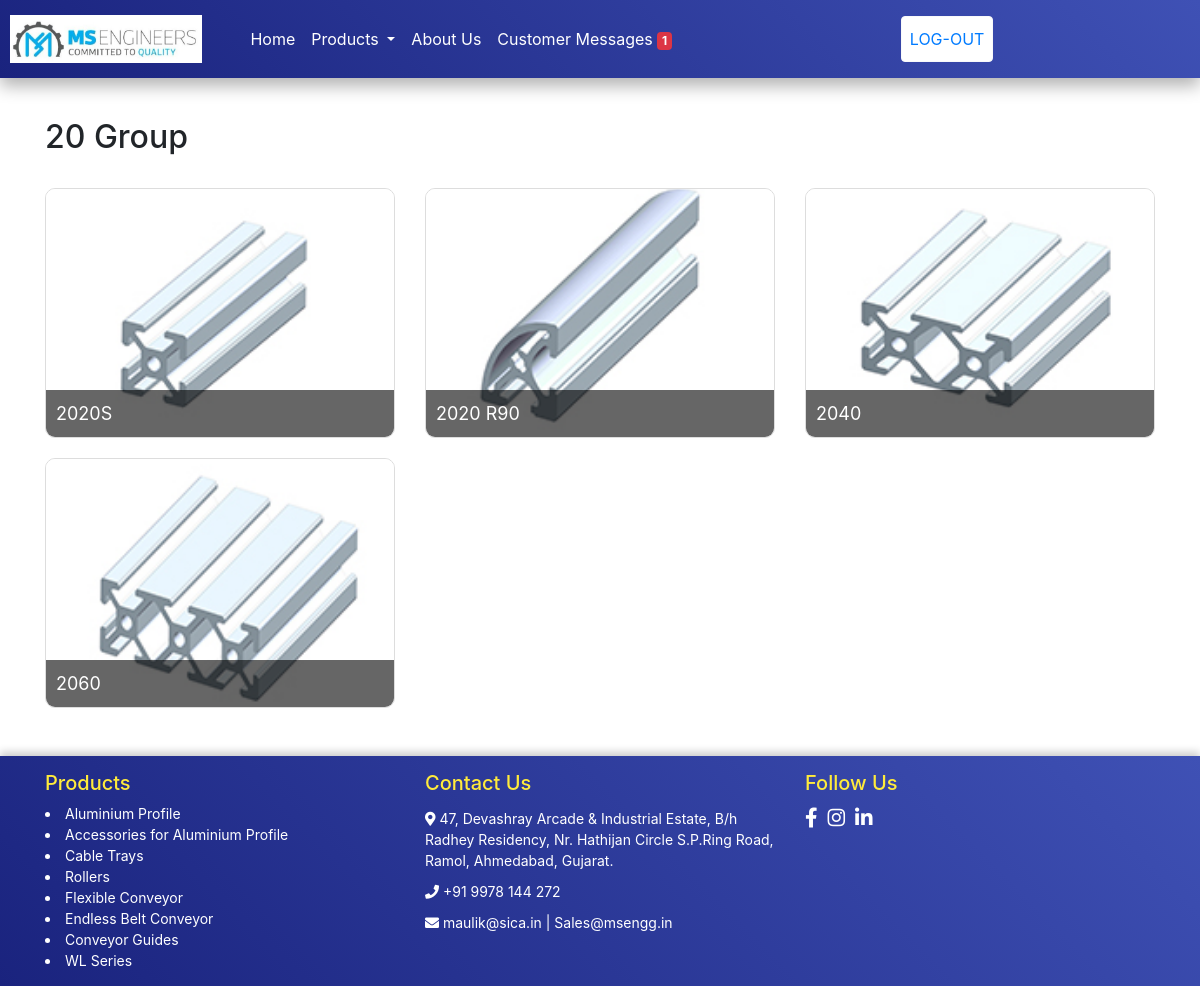
Page /admin_part_click.php?part=20+Group (signed in) on the committed database.
### tables this page shows
CREATE TABLE `pro_master` (
  `Sr.no` int(11) NOT NULL,
  `pro_part` varchar(255) DEFAULT NULL,
  `col_count` int(10) NOT NULL DEFAULT 0,
  `pro_pdf_name` varchar(90) NOT NULL,
  `pro_pdf_img` varchar(255) NOT NULL,
  `pro_pdf_file` varchar(255) NOT NULL
);

CREATE TABLE `pro` (
  `Sr.no` int(225) NOT NULL,
  `product_name` varchar(70) NOT NULL,
  `product_description` text NOT NULL,
  `img` varchar(225) NOT NULL
);

### product_name.php (called while the page is built)
<?php
include('connect.php');
$connectDB = new PDO($dns, $username, $password);
$connectDB->setAttribute(PDO::ATTR_ERRMODE, PDO::ERRMODE_EXCEPTION);
$query = $connectDB->prepare("SELECT * FROM pro");
$query->execute();
$products = $query->fetchAll(PDO::FETCH_ASSOC);
?>

### admin_part_click.php (the view, shortened to what this page needs)
<?php
include('connect.php');
include('product_name.php');
try {
    $connectDB = new PDO($dns, $username, $password);
    $connectDB->setAttribute(PDO::ATTR_ERRMODE, PDO::ERRMODE_EXCEPTION);
} catch (PDOException $e) {
    echo "Connection failed: " . $e->getMessage();
    exit();
}
$pro_part = isset($_GET['part']) ? $_GET['part'] : '';
$stmt = $connectDB->prepare('SELECT * FROM pro_master WHERE pro_part = :pro_part');
$stmt->execute(['pro_part' => $pro_part]);
$parts = $stmt->fetchAll(PDO::FETCH_ASSOC);
$counter = 0;
?>
<!DOCTYPE html>
<html lang="en">
<head>
    <link rel="stylesheet" href="https://cdnjs.cloudflare.com/ajax/libs/font-awesome/5.15.4/css/all.min.css">
    <link rel="stylesheet" href="https://stackpath.bootstrapcdn.com/bootstrap/4.5.2/css/bootstrap.min.css">
</head>
<body>
<?php
include('admin_nav.php');
?>
    <div style="height: 70px;"></div>
    <div class="container mt-4">
        <br>
    <h2><?php echo htmlspecialchars($pro_part); ?></h2>
    <br>
    <div class="row">
        <?php foreach ($parts as $index => $part) {
            $counter++;
            if ($counter % 3 == 1 && $counter > 1) {
                echo '</div><div class="row" style="margin-top: 20px;">';
            }?>
            <div class="col-md-4">
                <?php if($part['col_count'] == 0){ ?>
            <a href="<?php echo htmlspecialchars($part['pro_pdf_file']);?>" class="card-link">
            <?php
                }
                else{
                    ?>
                    <a href="admin_part_click2.php?part2=<?php echo urlencode($part['pro_pdf_file']); ?>" class="card-link">
                    <?php
                }
            ?>
                    <div class="card">
                        <img src="<?php echo htmlspecialchars($part['pro_pdf_img']); ?>" alt="<?php echo htmlspecialchars($part['pro_part']); ?>">
                        <div class="overlay">
                            <p><?php echo htmlspecialchars($part['pro_pdf_name']); ?></p>
                        </div>
                    </div>
                </a>
            </div>
        <?php } ?>
    </div>
</div>
    <br><br>
    <footer class="footer">
        <div class="container">
            <div class="row">
                <div class="col-md-4 col-sm-6">
                    <h5>Products</h5>
                    <?php foreach ($products as $product): ?>
                        <li><a href="admin_product_click.php?product_name=<?= urlencode($product['product_name']) ?>"><?= htmlspecialchars($product['product_name']) ?></a></li>
                    <?php endforeach; ?>
                </div>
                <div class="col-md-4 col-sm-6">
                    <h5>Contact Us</h5>
                    <ul>
                        <li><i class="fas fa-map-marker-alt"></i> 47, Devashray Arcade & Industrial Estate, B/h Radhey Residency, Nr. Hathijan Circle S.P.Ring Road, Ramol, Ahmedabad, Gujarat.</li>
                        <li><i class="fas fa-phone"></i> +91 9978 144 272</li>
                        <li><i class="fas fa-envelope"></i> <a href="mailto:maulik@sica.in">maulik@sica.in </a> |  <a href="Sales@msengg.in">Sales@msengg.in</a></li>
                    </ul>
                </div>
                <div class="col-md-4 col-sm-6">
                    <h5>Follow Us</h5>
                    <div class="social-icons">
                        <a href="https://www.facebook.com/profile.php?id=100064131395346&mibextid=ZbWKwL" title="Facebook"><i class="fab fa-facebook-f"></i></a>
                        <a href="https://www.instagram.com/msen.gg?utm_source=qr&igsh=M2xybTZiazkzNG1q" title="Instagram"><i class="fab fa-instagram"></i></a>
                        <a href="https://www.linkedin.com/in/maulik-shastri-503b431a5?utm_source=share&utm_campaign=share_via&utm_content=profile&utm_medium=android_app" title="LinkedIn"><i class="fab fa-linkedin-in"></i></a>
                    </div>
                </div>
            </div>
        </div>
    </footer>
</body>
</html>

### admin_part_click.php (style rules this page uses)
.card { position: relative; overflow: hidden; border: 1px solid #ddd; border-radius: 10px; transition: transform 0.3s, box-shadow 0.3s; height: 250px; }
.card img { width: 100%; height: 100%; object-fit: cover; transition: transform 0.3s; }
.card .overlay { position: absolute; bottom: 0; left: 0; background: rgba(0, 0, 0, 0.6); padding: 10px; width: 100%; }
.card .overlay p { margin: 0; font-size: 18px; color: white; }
.footer { background: linear-gradient(45deg, #1a237e, #3f51b5); color: white; padding: 15px; text-align: left; font-size: 14px; line-height: 1.5; box-shadow: 0 -4px 8px rgba(0, 0, 0, 0.2); transition: all 0.3s; }
.footer h5 { color: #ffeb3b; }
.footer ul { list-style-type: none; padding: 0; margin: 0; }
.footer ul li { padding: 5px 0; }
.footer a { color: white; text-decoration: none; transition: color 0.3s; }
.footer .social-icons { display: flex; justify-content: flex-start; gap: 10px; }
.footer .social-icons a { font-size: 20px; }

### rows in the picture
pro_master: pro_pdf_img (picture), pro_pdf_name "2020S"
pro_master: pro_pdf_img (picture), pro_pdf_name "2020 R90"
pro_master: pro_pdf_img (picture), pro_pdf_name "2040"
pro_master: pro_pdf_img (picture), pro_pdf_name "2060"
pro: product_name "Aluminium Profile"
pro: product_name "Accessories for Aluminium Profile"
pro: product_name "Cable Trays"
pro: product_name "Rollers"
pro: product_name "Flexible Conveyor"
pro: product_name "Endless Belt Conveyor"
pro: product_name "Conveyor Guides"
pro: product_name "WL Series"

### other values in the picture
$unreadCount "1"
$pro_part "20 Group"
